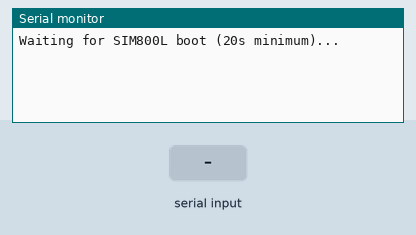
Bench run of a sketch on a simulated ESP32. Shown: the last lines printed to the serial monitor. The inputs (shaded band) are chosen by the test bench. The modem accepts every AT command (registered, SIM ready, sends succeed) and sends nothing else.

Above: at 18.0 s.
18.1 s: "OK" received over the second serial link
22.6 s: "0.0.0.0" received over the second serial link
27.1 s: "DOWNLOAD" received over the second serial link
31.6 s: "success" received over the second serial link
At 32.7 s:
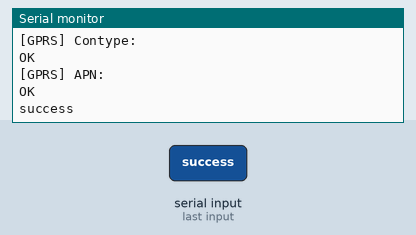
36.1 s: "RDY" received over the second serial link
At 41.2 s:
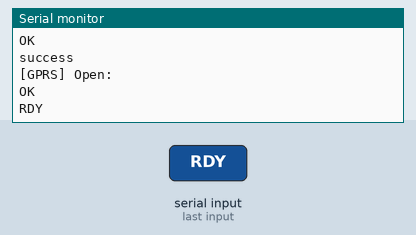

Measured:
- after the input at 31.6 s, the serial monitor: prints a new line after 0.51 s (image 1)
- after the input at 36.1 s, the serial monitor: prints a new line after 4.0 s (image 2)

The sketch:

sim_only.ino
```cpp
#include <HardwareSerial.h>

#define SIM800_RX  26
#define SIM800_TX  27
#define SIM800_RST 33

HardwareSerial sim800(1);

const char* APN        = "internet.a1.bg";
const char* DEVICE_ID  = "bracelet-001";
const char* SERVER_URL = "http://ec2-16-16-142-88.eu-north-1.compute.amazonaws.com:8080/location";
const int   SEND_EVERY = 15000;

unsigned long lastSend = 0;

// ==================================================
String readSIM(int waitMs) {
  delay(waitMs);
  String resp = "";
  while (sim800.available()) resp += (char)sim800.read();
  return resp;
}

// ==================================================
void sendAndPrint(String cmd, int delayTime = 1000) {
  Serial.println("\nTesting: " + cmd);
  sim800.println(cmd);
  delay(delayTime);
  while (sim800.available()) Serial.write(sim800.read());
}

// ==================================================
bool openBearer() {
  String r;

  sim800.println("AT+SAPBR=3,1,\"Contype\",\"GPRS\"");
  r = readSIM(2000);
  Serial.println("[GPRS] Contype: " + r);

  sim800.println("AT+SAPBR=3,1,\"APN\",\"" + String(APN) + "\"");
  r = readSIM(2000);
  Serial.println("[GPRS] APN: " + r);

  sim800.println("AT+SAPBR=1,1");
  r = readSIM(8000);
  Serial.println("[GPRS] Open: " + r);

  sim800.println("AT+SAPBR=2,1");
  r = readSIM(2000);
  Serial.println("[GPRS] IP: " + r);

  if (r.indexOf("0.0.0.0") >= 0 || r.indexOf("1,1,\"") < 0) {
    Serial.println("[GPRS] No valid IP — bearer failed.");
    return false;
  }
  Serial.println("[GPRS] Bearer OK!");
  return true;
}


String getTimestamp() {
  sim800.println("AT+CCLK?");
  String r = readSIM(2000);
  Serial.println("[TIME] CCLK response: " + r);

  // Response format: +CCLK: "26/03/27,19:52:33+08"
  int start = r.indexOf("\"");
  int end = r.indexOf("\"", start + 1);

  if (start >= 0 && end > start) {
    String time = r.substring(start + 1, end);
    // Parse: YY/MM/DD,HH:MM:SS+TZ
    // Convert to ISO8601: YYYY-MM-DDTHH:MM:SS.000Z

    String yy = time.substring(0, 2);
    String mm = time.substring(3, 5);
    String dd = time.substring(6, 8);
    String hh = time.substring(9, 11);
    String mi = time.substring(12, 14);
    String ss = time.substring(15, 17);

    return "20" + yy + "-" + mm + "-" + dd + "T" + hh + ":" + mi + ":" + ss + ".000Z";
  }

  return "2026-03-27T19:52:33.000Z"; // Fallback
}

// ==================================================
void postLocation() {
  float  lat      = 42.698334;
  float  lng      = 23.319941;
  float  accuracy = 5.0;
  String timestamp = getTimestamp();

  String payload = "{";
  payload += "\"deviceId\":\"" + String(DEVICE_ID) + "\",";
  payload += "\"lat\":"        + String(lat, 6)    + ",";
  payload += "\"lng\":"        + String(lng, 6)    + ",";
  payload += "\"timestamp\":\"" + timestamp        + "\",";
  payload += "\"accuracy\":"   + String(accuracy, 1);
  payload += "}";

  Serial.println("\n[POST] Payload: " + payload);

  String r;

  sim800.println("AT+HTTPTERM");
  readSIM(1000);

  sim800.println("AT+HTTPINIT");
  r = readSIM(3000);
  Serial.println("[POST] HTTPINIT: " + r);
  if (r.indexOf("OK") < 0) {
    Serial.println("[POST] HTTPINIT failed — reopening bearer...");
    sim800.println("AT+SAPBR=0,1");
    readSIM(3000);
    if (!openBearer()) {
      Serial.println("[POST] Bearer reopen failed — giving up.");
      return;
    }
    sim800.println("AT+HTTPINIT");
    r = readSIM(3000);
    Serial.println("[POST] HTTPINIT retry: " + r);
    if (r.indexOf("OK") < 0) {
      Serial.println("[POST] HTTPINIT retry failed.");
      return;
    }
  }

  sim800.println("AT+HTTPPARA=\"CID\",1");
  r = readSIM(2000);
  Serial.println("[POST] CID: " + r);

  sim800.println("AT+HTTPPARA=\"URL\",\"" + String(SERVER_URL) + "\"");
  r = readSIM(2000);
  Serial.println("[POST] URL: " + r);

  sim800.println("AT+HTTPPARA=\"CONTENT\",\"application/json\"");
  r = readSIM(2000);
  Serial.println("[POST] CONTENT: " + r);

  sim800.println("AT+HTTPPARA=\"USERDATA\",\"X-Device-Key: " + String("dev-key-bracelet-001-secret") + "\"");
  r = readSIM(2000);
  Serial.println("[POST] X-Device-Key: " + r);

  sim800.println("AT+HTTPDATA=" + String(payload.length()) + ",10000");
  r = readSIM(5000);
  Serial.println("[POST] HTTPDATA: " + r);

  if (r.indexOf("DOWNLOAD") < 0) {
    Serial.println("[POST] No DOWNLOAD prompt — aborting.");
    sim800.println("AT+HTTPTERM");
    readSIM(1000);
    return;
  }

  sim800.print(payload);
  r = readSIM(3000);
  Serial.println("[POST] After payload: " + r);

  sim800.println("AT+HTTPACTION=1");
  r = readSIM(15000);
  Serial.println("[POST] ACTION: " + r);

  sim800.println("AT+HTTPREAD");
  r = readSIM(5000);
  Serial.println("[POST] RESPONSE: " + r);

  if (r.indexOf("success") >= 0 || r.indexOf("200") >= 0) {
    Serial.println("[POST] ✓ SUCCESS");
  } else {
    Serial.println("[POST] ✗ Unexpected response.");
  }

  sim800.println("AT+HTTPTERM");
  readSIM(1000);
}

// ==================================================
void setup() {
  Serial.begin(115200);
  sim800.begin(9600, SERIAL_8N1, SIM800_RX, SIM800_TX);

  pinMode(SIM800_RST, OUTPUT);
  digitalWrite(SIM800_RST, LOW); delay(100);
  digitalWrite(SIM800_RST, HIGH);

  // Wait minimum boot time then poll for response
  Serial.println("Waiting for SIM800L boot (20s minimum)...");
  delay(20000);

  Serial.println("Polling for response...");
  unsigned long pollStart = millis();
  bool ready = false;
  while (millis() - pollStart < 30000) {
    sim800.println("AT");
    delay(1000);
    String r = "";
    while (sim800.available()) r += (char)sim800.read();
    Serial.println("Poll: [" + r + "]");
    if (r.indexOf("OK")    >= 0 || r.indexOf("RDY")   >= 0 ||
        r.indexOf("READY") >= 0 || r.indexOf("Call")  >= 0) {
      ready = true;
      Serial.println(">>> SIM800L responded!");
      break;
    }
  }

  if (!ready) {
    Serial.println("WARNING: No response after 50s — proceeding anyway.");
  }
  delay(3000); // settle

  Serial.println("--- SIM800L DIAGNOSTIC START ---");
  sendAndPrint("AT");
  sendAndPrint("AT+CSQ");
  sendAndPrint("AT+CPIN?");
  sendAndPrint("AT+CREG?");
  Serial.println("\n--- DIAGNOSTIC END ---");

  Serial.println("Opening GPRS bearer...");
  if (!openBearer()) {
    Serial.println("FATAL: Could not open bearer. Check SIM/signal.");
    while (true);
  }

  Serial.println("Ready. Starting transmissions...");
  lastSend = millis() - SEND_EVERY;
}

// ==================================================
void loop() {
  if (sim800.available()) Serial.write(sim800.read());
  if (Serial.available())  sim800.write(Serial.read());

  if (millis() - lastSend >= SEND_EVERY) {
    lastSend = millis();
    postLocation();
  }
}
```
